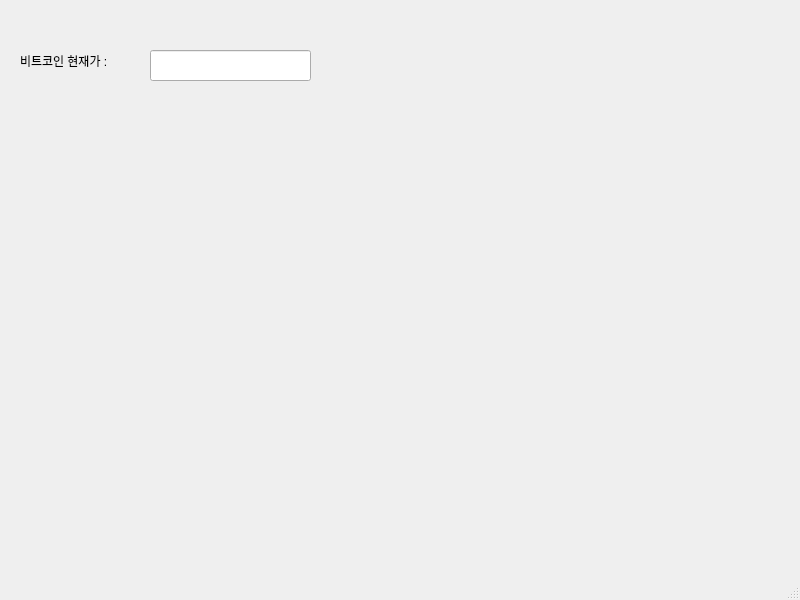
<?xml version="1.0" encoding="UTF-8"?>
<ui version="4.0">
 <class>cobit</class>
 <widget class="QMainWindow" name="cobit">
  <property name="geometry">
   <rect>
    <x>0</x>
    <y>0</y>
    <width>800</width>
    <height>600</height>
   </rect>
  </property>
  <property name="windowTitle">
   <string>MainWindow</string>
  </property>
  <widget class="QWidget" name="centralwidget">
   <widget class="QLabel" name="label">
    <property name="geometry">
     <rect>
      <x>20</x>
      <y>10</y>
      <width>151</width>
      <height>101</height>
     </rect>
    </property>
    <property name="text">
     <string>비트코인 현재가 : </string>
    </property>
   </widget>
   <widget class="QLineEdit" name="lineEdit">
    <property name="geometry">
     <rect>
      <x>150</x>
      <y>50</y>
      <width>161</width>
      <height>31</height>
     </rect>
    </property>
   </widget>
  </widget>
  <widget class="QStatusBar" name="statusbar"/>
  <widget class="QMenuBar" name="menubar">
   <property name="geometry">
    <rect>
     <x>0</x>
     <y>0</y>
     <width>800</width>
     <height>26</height>
    </rect>
   </property>
  </widget>
 </widget>
 <resources/>
 <connections/>
</ui>
